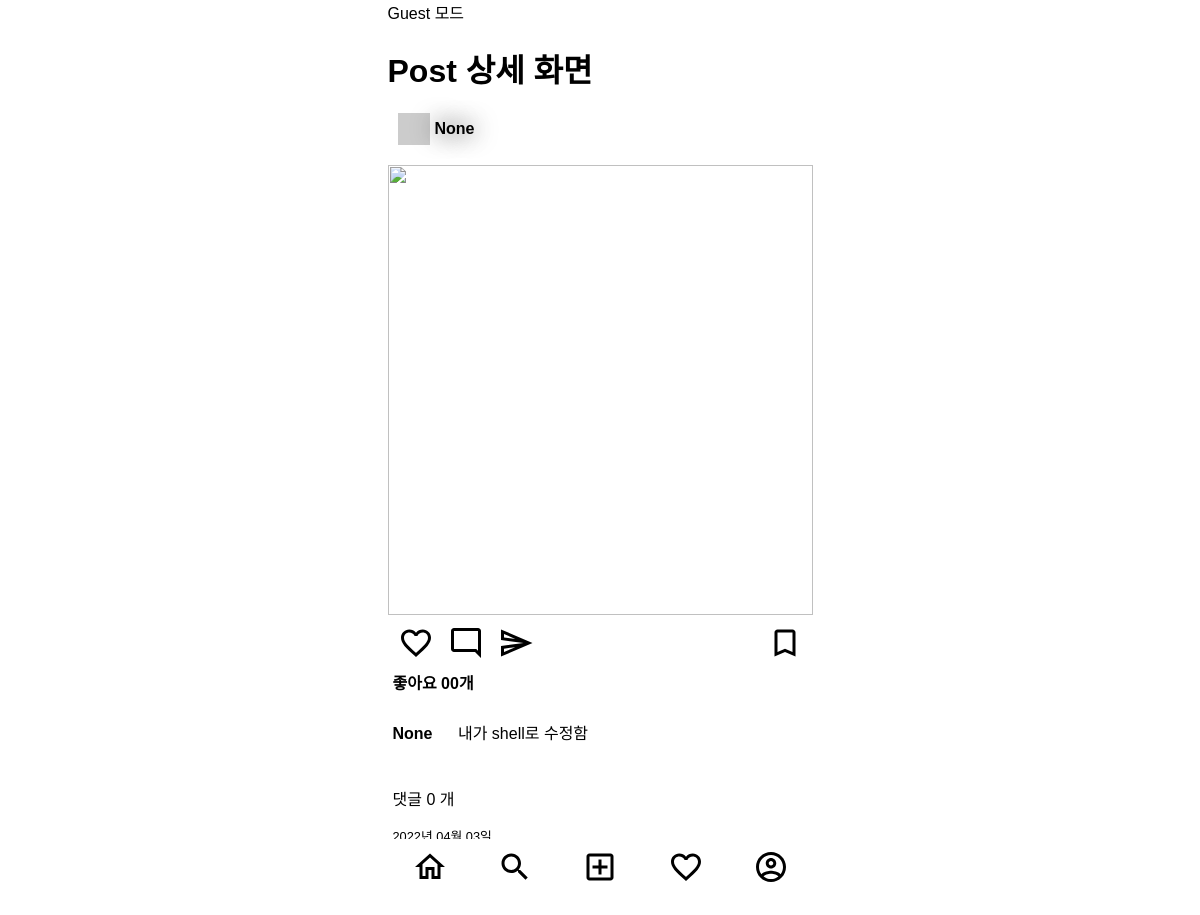
Before: /posts/1 with the older database file.
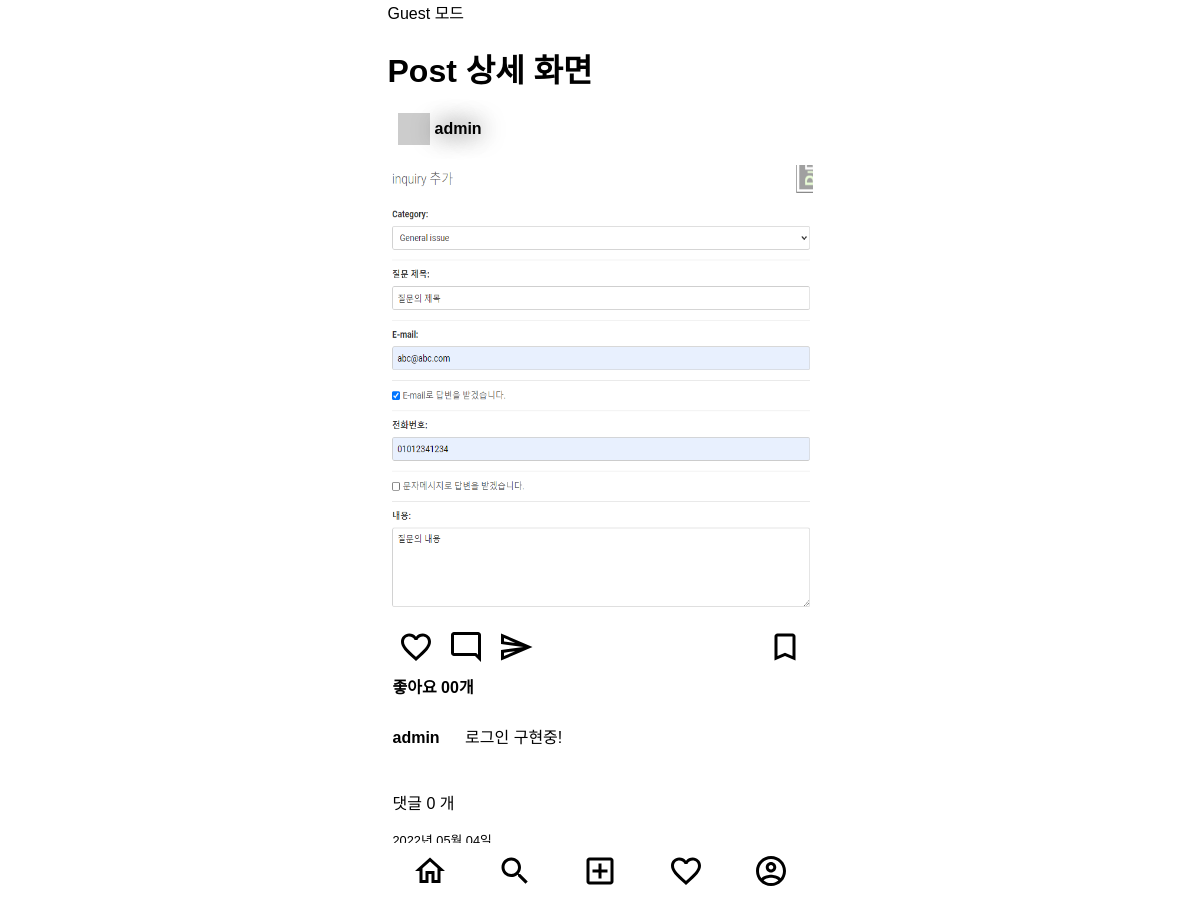
After: the same page with the newer database file.
### posts/models.py (models this page shows)
class Post(models.Model) :
    image = models.ImageField(verbose_name='이미지', null=True, blank=True)
    content = models.TextField(verbose_name='내용')
    created_at = models.DateTimeField(verbose_name='작성일', auto_now_add=True)
    view_count = models.IntegerField(verbose_name='조회수', default=0)
    writer = models.ForeignKey(verbose_name='작성자', to=User, on_delete=models.CASCADE, null=True, blank=True)

### users/models.py (models this page shows)
class User(AbstractUser) :
    phone = models.CharField(verbose_name='전화번호', max_length=11)
    objects = UserManager()

### posts/views.py (the view)
# urls.py: path('<int:id>', post_detail_view, name='post-detail'),
def post_detail_view(request, id):
    try :
        post = Post.objects.get(id=id)
    except Post.DoesNotExist:
        return redirect('index')
    context = {
        'post' : post,
    }
    return render(request, 'posts/post_detail.html', context)

### templates/posts/post_detail.html (shortened to what this page needs)
{% extends 'base.html' %}
{% block content %}
<h1>Post 상세 화면</h1>
{% include 'mixin/posts/post_card.html' with detail=True %}
{% endblock %}

### templates/base.html (shortened to what this page needs)
<!DOCTYPE html>
<html lang="ko">
{% load static %}
<head>
    <link rel="stylesheet" href="{% static 'index.css' %}">
</head>
<body class="container">
        {% if request.user.is_authenticated %}
            <span class="#">{{ request.user.username }} 님 </span>
        {% else %}
            <span class="#">Guest 모드 </span>
        {% endif %}
<div>
    {% block content %}
    {% endblock %}
</div>
<div>
    <nav>
        <ul class="bottom-menu-group">
            <li>
                <a href="{% url 'index' %}">
                    <img src="{% static 'icons/home_outlined_black_36dp.svg' %}" alt="홈">
                </a>
            </li>
            <li>
                <a>
                    <img src="{% static 'icons/search_outlined_black_36dp.svg' %}" alt="검색">
                </a>
            </li>
            <li>
                <a href="{% url 'posts:post-create' %}">
                    <img src="{% static 'icons/add_box_outlined_black_36dp.svg' %}" alt="글쓰기">
                </a>
            </li>
            <li>
                <a href="{% url 'index' %}">
                    <img src="{% static 'icons/favorite_outlined_black_36dp.svg' %}" alt="좋아요">
                </a>
            </li>
            <li>
                <a href="{% url 'index' %}">
                    <img src="{% static 'icons/account_circle_outlined_black_36dp.svg' %}" alt="내 페이지">
                </a>
            </li>
        </ul>
    </nav>
</div>
</body>
</html>

### templates/mixin/posts/post_card.html (shortened to what this page needs)
{% load static %}
<div class="card">
    <div class="card__header">
        <img class="card__user-image" src="http://via.placeholder.com/32x32"/>
        <a href="#">
            <span class="card__user-name">{{ post.writer }}</span>
        </a>
    </div>
    <div class="card__body">
        <div>
            {% if post.image %}
                <img class="card__image" src="{{ post.image.url }}">
            {% else %}
                <img class="card__image" src="http://via/placeholder.com/600x600">
            {% endif %}
        </div>
        <div class="card__btn-group">
            <div>
                <img class="card__btn" src="{% static 'icons/favorite_outlined_black_36dp.svg' %}" alt="좋아요"/>
                <img class="card__btn" src="{% static 'icons/mode_comment_outlined_black_36dp.svg' %}" alt="댓글"/>
                <img class="card__btn" src="{% static 'icons/send_outlined_black_36dp.svg' %}" alt="공유하기"/>
            </div>
            <div>
                <img class="card__btn" src="{% static 'icons/bookmark_outlined_black_36dp.svg' %}" alt="북마크"/>
            </div>
        </div>
        <div class="card_content">
            <span class="card__like-num">좋아요 00개</span>
            <div class="card__main-text">
                <p><span
                        class="card__user-name">{{ post.writer }}&emsp;</span>
                        {% if not detail %}
                            {{ post.content |truncatechars:35 }}
                        {% else %}
                            {{ post.content }}
                        {% endif %}
                </p>
            </div>
            <div>
                <p class="">댓글 {{ post.comment_set.all.count }} 개
                </p>
            </div>
            <span class="card__created-at">{{ post.created_at | date:"Y년 m월 d일" }}</span>
        </div>
    </div>
</div>

### static/index.css (style rules this page uses)
.container { display: flex; flex-direction: column; max-width: 425px; }
body { font-family: 'Noto Sans KR', sans-serif; margin: 0 auto 60px auto; }
a { color: #000000; }
a:link { text-decoration: none; text-shadow: 0 0 24px; }
.bottom-menu-group { display: flex; height: 60px; width: 426px; align-items: center; justify-content: space-around; background-color: #FFFFFF; list-style: None; padding-left: 0px; position: fixed; bottom: 0% }
.card__header { display: flex; align-items: center; margin: 15px 0; padding: 0 5px; }
.card__user-image { margin: 0 5px; }
.card__user-name { font-weight: bold; margin: 0 5px 0 0; }
.card__body { margin: 10px 0; }
.card__image { height: 450px; width: 100%; margin: 5px 0; }
.card__btn-group { display: flex; justify-content: space-between; margin: 5px 0; padding: 0 5px; }
.card__btn { margin: 0 5px; }
.card_content { display: flex; flex-direction: column; padding: 0 5px; }
.card__like-num { font-weight: bold; }
.card__main-text { margin: 10px 0; }
.card__created-at { font-weight: lighter; font-size: 0.8rem; }

Changed rows visible on the page:
changed Post: writer "None" → "admin"; image: picture added; content "내가 shell로 수정함" → "로그인 구현중!"; created_at "2022년 04월 03일" → "2022년 05월 04일"
